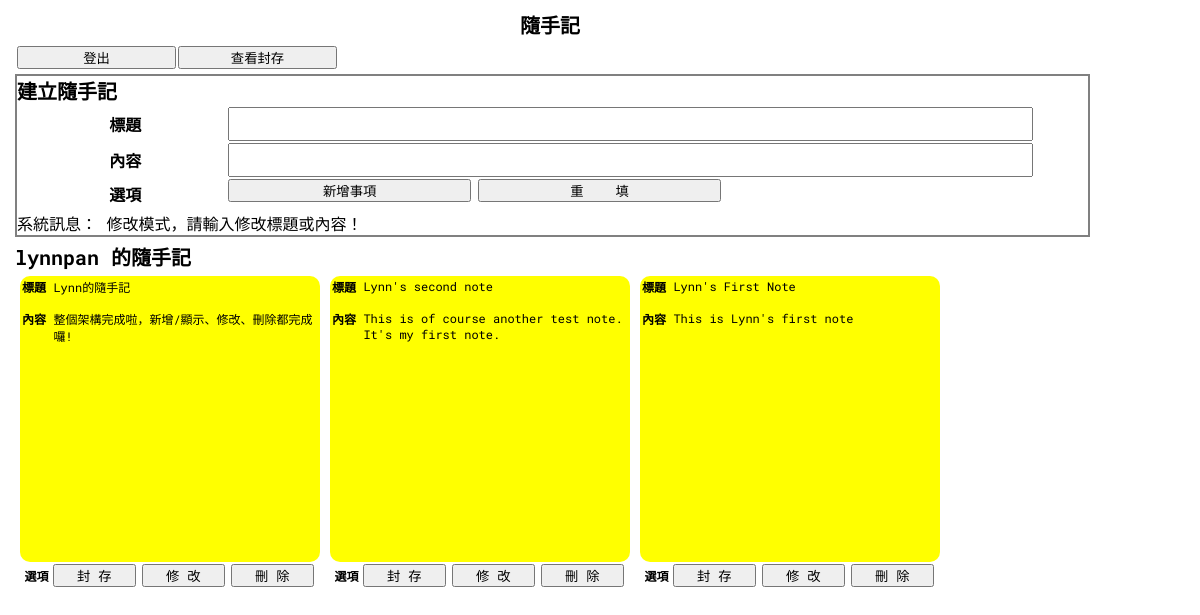
Page /edit/3/ (signed in) on the committed database.
### notes_app/models.py (models this page shows, shortened)
class Note(models.Model):
    id = models.AutoField(primary_key=True)
    UserID = models.IntegerField(null=True)
    Title = models.CharField(max_length=255, null=False)
    Content = models.CharField(max_length=255, null=False)
    Archived = models.BooleanField(default=False)
    DateOfCreate = models.DateTimeField(auto_now=True)

### notes_app/views.py (the view)
# urls.py: path('edit/<int:id>/', views.edit),
def edit(request, id=None, mode=None):
    if (request.user.id == None):
        return redirect('/login/')
    if (mode == 'save'):
        note = Note.objects.get(id=id)
        note.Title = request.POST['title']
        note.Content = request.POST['content']
        note.save()
        return redirect('/notes')
    else:
        username = request.user.username
        curr_user_id = request.user.id
        notes = Note.objects.filter(UserID=curr_user_id).order_by('-DateOfCreate')
        notes = notes.filter(Archived='False')
        current_id = id
        message = '修改模式，請輸入修改標題或內容！'
        context = {'notes':notes, 'username':username, 'message':message, 'current_id':current_id}
        return render(request, 'edit.html', context)

### templates/edit.html (shortened to what this page needs)
{% extends "base.html" %}
{% block title %}
    {% load static %} <link href="{% static "css/styles.css" %}" rel="stylesheet" type="text/css" />
{% endblock %}
{% block content %}
    <div class="main">
        <h1> 隨手記 </h1>
        <div class = "option-table">
            <table>
                <tr>
                    <td>
                        <form action="/logout">
                            <input type="submit" value="登出" />
                        </form>
                    </td>
                    <td>
                        <form action="/archived">
                            <input type="submit" value="查看封存" />
                        </form>
                    </td>
                </tr>
            </table>
        </div>
        <div class="notes-input">
            <h2> 建立隨手記 </h2>
            <form action="." method="POST" name="form" id="form1">
                <table>
                    <tr class="notes-input-title-row">
                        <th>標題</th>
                        <td><input type="text" name="title" id="input_title" /></td>
                    </tr>
                    <tr class="notes-input-content-row">
                        <th>內容</th>
                        <td><input type="text" name="content" id="input_content" /></td>
                    </tr>
                    <tr class="notes-input-button-row">
                        <th>選項</th>
                        <td>
                            <input type="submit" name="button_new" id="button_new" value="新增事項">
                            <input type="reset" name="button_reset" id="button_reset" value="重    填">
                        </td>
                    </tr>
                </table>
            </form>
            <span> 系統訊息： {{message}} </span>
        </div>
        <div class="show-notes">
            <h2> {{ username }} 的隨手記 </h2>
            {% for note in notes %}
            <div class = "notes-block">
                <table class="notes-block-hover">
                    <form action="save/" method="POST" name="form1" id="form1">
                        <tr class="notes-block-title-row">
                            <th>標題</th>
                            {% if note.id == current_id %}
                            <td> <input type="text" name="title" id="edit_title" value="{{note.Title}}" /> </td>
                            {% else %}
                            <td> {{ note.Title }}</td>
                            {% endif %}
                        </tr>
                        <tr class="notes-block-content-row">
                            <th>內容</th>
                            {% if note.id == current_id %}
                            <td>
                                <input type="text" name="content" id="edit_content" value="{{note.Content}}" />
                                <input type="submit" name="button_edit" id="button_edit" value="修改完成">
                            </td>
                            {% else %}
                            <td> {{ note.Content }}</td>
                            {% endif %}
                        </tr>
                    </form>
                </table>
                <table class="notes-block-option">
                    <tr>
                        {% if note.id == current_id %}
                        <th>選項</th>
                        <td>
                            <form action="/notes/">
                                <input type="submit" value="取 消" />
                            </form>
                        </td>
                        {% else %}
                        <th class="notes-button">選項</th>
                        <td>
                            <form action="/archiving/{{note.id}}/">
                                <input type="submit" value="封 存" />
                            </form>
                        </td>
                        <td>
                            <form action="/edit/{{note.id}}/">
                                <input type="submit" value="修 改" />
                            </form>
                        </td>
                        <td>
                            <form action="/delete/{{note.id}}/">
                                <input type="submit" value="刪 除" />
                            </form>
                        </td>
                        {% endif %}
                    </tr>
                </table>
            </div>
            {% endfor %}
        </div>
    </div>
{% endblock %}

### static/css/styles.css (style rules this page uses)
* { margin: 0; padding: 0; font-family:'Roboto Mono',monospace; }
.main { display: block; width: 1080px; margin-top: 10px; margin-left: 10px; border-radius: 5px; overflow: visible; }
.main h1 { text-align: center; font-size: 20px; }
.main h2 { font-size: 20px; }
.main td { font-size: 12px; }
.option-table { display: block; margin-top: 5px; margin-left: 5px; width: 30%; height: 25px; }
.option-table table { width: 100%; height: 20px; }
.option-table td { width: 50%; height: 20px; }
.option-table input { width: 100%; }
.notes-input { display: block; border: solid gray 2px; margin-top: 5px; margin-left: 5px; }
.notes-input table { margin-left: 5px; width: 95%; height:100px; }
.notes-input th { width: 20%; }
.notes-input td { width: 80%; }
.notes-input-title-row { height: 30px; }
.notes-input-content-row { height: 30px; }
.notes-input-button-row { height: 30px; }
.notes-input-button-row input { width: 30%; }
#input_title { width: 99%; line-height: 30px; }
#input_content { width: 99%; height: 30px; }
.show-notes { display: block; margin-top: 5px; margin-left: 5px; overflow: visible; }
.notes-block { display: block; float: left; margin: 5px; width: 300px; height: 300px; font-size: 12px; }
.notes-block-hover th { width: 10%; }
.notes-block-hover td { width: 90%; }
.notes-block-hover { border-radius: 10px; background-color: yellow; width: 100%; height: 280px; }
.notes-block-title-row { height: 30px; }
.notes-block-title-row th, td { text-align: left; vertical-align: top; word-wrap: break-word; }
.notes-block-content-row { height: 250px; }
.notes-block-content-row th, td { text-align: left; vertical-align: top; word-wrap: break-word; }
.notes-block-option { width: 100%; height: 20px; }
.notes-block-option th { width: 10%; }
.notes-block-option td { width: 30%; }
.notes-block-option input { width: 95%; }

### rows in the picture
Note: Title "Lynn的隨手記", Content "整個架構完成啦，新增/顯示、修改、刪除都完成囉!"
Note: Title "Lynn's second note", Content "This is of course another test note. It's my first note."
Note: Title "Lynn's First Note", Content "This is Lynn's first note"

### other values in the picture
{{ message }} "修改模式，請輸入修改標題或內容！"
{{ username }} "lynnpan"
